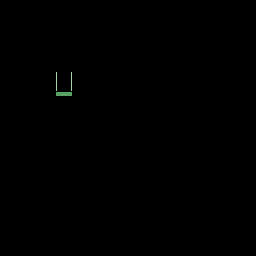

A 2D game scene composited from a Tiled map and its tileset images. What follows is a short description and the map's XML, with each tile layer's data collapsed to a summary:
An orthogonal 32x32 tile map with 8x8 px tiles, 4 tile layers (Tilemap, Collision, Priority, Visibility), 2 tilesets.

<map version="1.5" tiledversion="1.7.2" orientation="orthogonal" renderorder="right-down" width="32" height="32" tilewidth="8" tileheight="8" infinite="0" nextlayerid="5" nextobjectid="1">
 <tileset firstgid="1" source="Tiledata.tsx" />
 <tileset firstgid="385" source="System.tsx" />
 <layer id="1" name="Tilemap" width="32" height="32">
  <data>[1024 cells, 6 non-empty, 4 distinct tile ids]</data>
 </layer>
 <layer id="3" name="Collision" width="32" height="32" opacity="0.5">
  <data>[1024 cells, 0 non-empty, 0 distinct tile ids]</data>
 </layer>
 <layer id="2" name="Priority" width="32" height="32" opacity="0.5">
  <data>[1024 cells, 0 non-empty, 0 distinct tile ids]</data>
 </layer>
 <layer id="4" name="Visibility" width="32" height="32" opacity="0.5">
  <data>[1024 cells, 0 non-empty, 0 distinct tile ids]</data>
 </layer>
</map>
